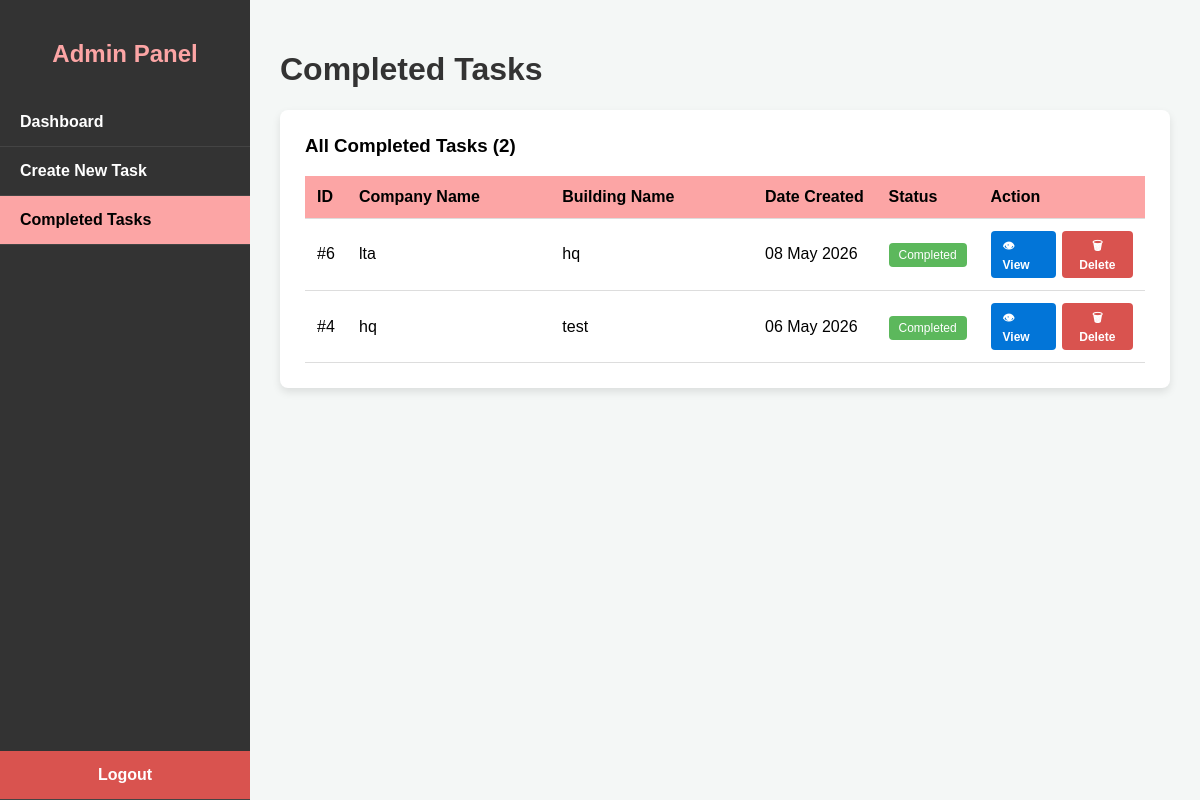
/admin_completed.php (signed in), run on the app's committed database.
### tables this page shows
CREATE TABLE `tasks` (
  `task_id` int(11) NOT NULL,
  `company_name` varchar(255) NOT NULL,
  `building_name` varchar(255) NOT NULL,
  `tech_id` varchar(50) DEFAULT NULL,
  `status` enum('Pending','Completed') DEFAULT 'Pending',
  `created_at` timestamp NOT NULL DEFAULT current_timestamp(),
  `tech_sign_name` varchar(255) DEFAULT NULL,
  `client_sign_name` varchar(255) DEFAULT NULL,
  `tech_signature` longtext DEFAULT NULL,
  `client_signature` longtext DEFAULT NULL
);

### admin_completed.php (the view, shortened to what this page needs)
<?php
require 'db.php';
$completed_tasks = $conn->query("SELECT * FROM tasks WHERE status = 'Completed' ORDER BY created_at DESC");
?>
<!DOCTYPE html>
<html lang="en">
<head>
</head>
<body>
<div class="sidebar">
    <h2>Admin Panel</h2>
    <a href="admin_dashboard.php">Dashboard</a>
    <a href="admin_create.php">Create New Task</a>
    <a href="admin_completed.php" class="active">Completed Tasks</a>
    <a href="logout.php" class="logout" style="position: absolute; bottom: 20px; width: 100%; box-sizing: border-box;">Logout</a>
</div>
<div class="main-content">
    <h1>Completed Tasks</h1>
    <div class="table-container">
        <h3 style="margin-top:0;">All Completed Tasks (<?php echo $completed_tasks->num_rows; ?>)</h3>
        <table>
            <tr>
                <th width="5%">ID</th>
                <th width="25%">Company Name</th>
                <th width="25%">Building Name</th>
                <th width="15%">Date Created</th>
                <th width="10%">Status</th>
                <th width="20%">Action</th>
            </tr>
            <?php if ($completed_tasks->num_rows > 0): ?>
                <?php while($row = $completed_tasks->fetch_assoc()): ?>
                <tr>
                    <td>#<?php echo $row['task_id']; ?></td>
                    <td><?php echo htmlspecialchars($row['company_name']); ?></td>
                    <td><?php echo htmlspecialchars($row['building_name']); ?></td>
                    <td><?php echo date('d M Y', strtotime($row['created_at'])); ?></td>
                    <td><span class="badge-completed">Completed</span></td>
                    <td style="display:flex; gap:6px;">
                        <a href="admin_view_task.php?task_id=<?php echo $row['task_id']; ?>" class="btn-view">&#128065; View</a>
                        <form action="delete_task.php" method="POST" onsubmit="return confirm('Delete this task? This cannot be undone.');" style="margin:0;">
                            <button type="submit" class="btn-delete">&#128465; Delete</button>
                        </form>
                    </td>
                </tr>
                <?php endwhile; ?>
            <?php else: ?>
                <tr><td colspan="6" class="empty-state">No completed tasks yet.</td></tr>
            <?php endif; ?>
        </table>
    </div>
</div>
</body>
</html>

### admin_completed.php (style rules this page uses)
body { font-family: Arial, sans-serif; background-color: #f4f7f6; margin: 0; display: flex; }
.sidebar { width: 250px; background-color: #333; color: white; height: 100vh; padding-top: 20px; position: fixed; }
.sidebar h2 { text-align: center; color: #fca5a5; margin-bottom: 30px; }
.sidebar a { display: block; color: white; padding: 15px 20px; text-decoration: none; font-weight: bold; border-bottom: 1px solid #444; }
.sidebar a.active { background-color: #fca5a5; color: black; }
.logout { background-color: #d9534f; text-align: center; }
.main-content { margin-left: 250px; padding: 30px; width: calc(100% - 250px); }
h1 { color: #333; }
.table-container { background: white; padding: 25px; border-radius: 8px; box-shadow: 0 4px 8px rgba(0,0,0,0.1); }
table { width: 100%; border-collapse: collapse; margin-top: 15px; }
th, td { border-bottom: 1px solid #ddd; padding: 12px; text-align: left; }
th { background-color: #fca5a5; color: black; }
.badge-completed { background-color: #5cb85c; color: white; padding: 5px 10px; border-radius: 4px; font-size: 12px; }
.btn-delete { background: #d9534f; color: white; border: none; padding: 6px 12px; border-radius: 4px; cursor: pointer; font-size: 12px; font-weight: bold; }
.btn-view { background: #0275d8; color: white; border: none; padding: 6px 12px; border-radius: 4px; cursor: pointer; font-size: 12px; font-weight: bold; text-decoration: none; display: inline-block; }

### data on the page
tasks: task_id "6", company_name "lta", building_name "hq", created_at "08 May 2026"
tasks: task_id "4", company_name "hq", building_name "test", created_at "06 May 2026"

### other printed values
$completed_tasks->num_rows "2"
